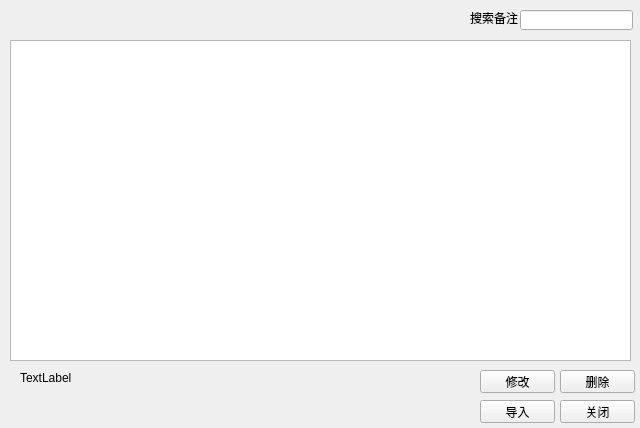
<?xml version="1.0" encoding="UTF-8"?>
<ui version="4.0">
 <class>CheckFrm</class>
 <widget class="QWidget" name="CheckFrm">
  <property name="geometry">
   <rect>
    <x>0</x>
    <y>0</y>
    <width>640</width>
    <height>428</height>
   </rect>
  </property>
  <property name="sizePolicy">
   <sizepolicy hsizetype="Fixed" vsizetype="Fixed">
    <horstretch>0</horstretch>
    <verstretch>0</verstretch>
   </sizepolicy>
  </property>
  <property name="windowTitle">
   <string>查看提醒</string>
  </property>
  <property name="windowIcon">
   <iconset resource="resource.qrc">
    <normaloff>:/res/BIGICON.ico</normaloff>:/res/BIGICON.ico</iconset>
  </property>
  <widget class="QPushButton" name="closeButton">
   <property name="geometry">
    <rect>
     <x>560</x>
     <y>400</y>
     <width>75</width>
     <height>23</height>
    </rect>
   </property>
   <property name="text">
    <string>关闭</string>
   </property>
  </widget>
  <widget class="QPushButton" name="editButton">
   <property name="geometry">
    <rect>
     <x>480</x>
     <y>370</y>
     <width>75</width>
     <height>23</height>
    </rect>
   </property>
   <property name="text">
    <string>修改</string>
   </property>
  </widget>
  <widget class="QPushButton" name="deleteButton">
   <property name="geometry">
    <rect>
     <x>560</x>
     <y>370</y>
     <width>75</width>
     <height>23</height>
    </rect>
   </property>
   <property name="text">
    <string>删除</string>
   </property>
  </widget>
  <widget class="QTreeView" name="treeView">
   <property name="geometry">
    <rect>
     <x>10</x>
     <y>40</y>
     <width>621</width>
     <height>321</height>
    </rect>
   </property>
  </widget>
  <widget class="QLabel" name="label">
   <property name="geometry">
    <rect>
     <x>20</x>
     <y>370</y>
     <width>341</width>
     <height>16</height>
    </rect>
   </property>
   <property name="text">
    <string>TextLabel</string>
   </property>
  </widget>
  <widget class="QLineEdit" name="lineEdit">
   <property name="geometry">
    <rect>
     <x>520</x>
     <y>10</y>
     <width>113</width>
     <height>20</height>
    </rect>
   </property>
  </widget>
  <widget class="QLabel" name="label_2">
   <property name="geometry">
    <rect>
     <x>470</x>
     <y>10</y>
     <width>51</width>
     <height>16</height>
    </rect>
   </property>
   <property name="text">
    <string>搜索备注</string>
   </property>
  </widget>
  <widget class="QPushButton" name="pushButton">
   <property name="geometry">
    <rect>
     <x>480</x>
     <y>400</y>
     <width>75</width>
     <height>23</height>
    </rect>
   </property>
   <property name="text">
    <string>导入</string>
   </property>
  </widget>
 </widget>
 <resources>
  <include location="resource.qrc"/>
 </resources>
 <connections/>
</ui>
